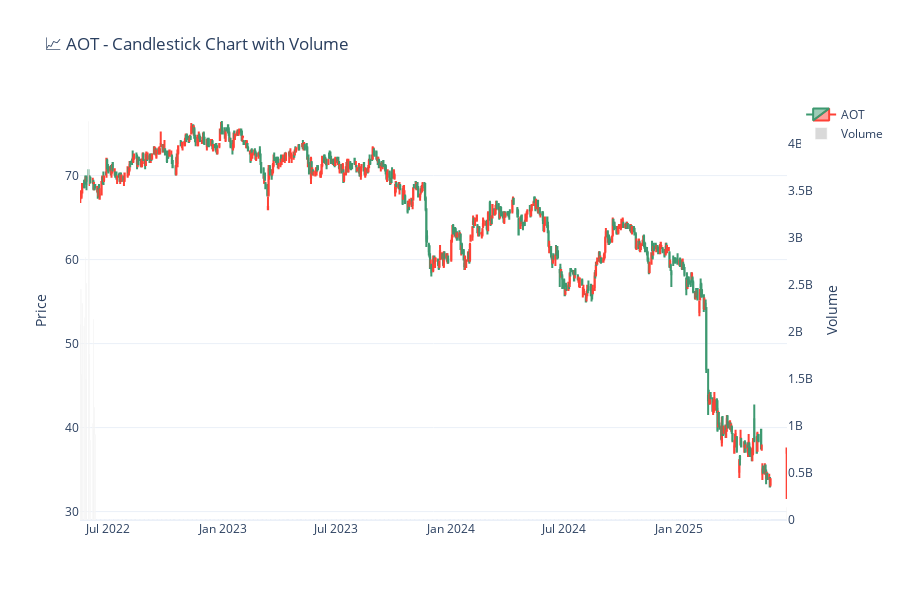

Source (notebook cell):
### Code cell
import plotly.graph_objects as go

# ✅ สร้างกราฟ Candlestick
fig = go.Figure()

# 🔹 แท่งเทียนราคา
fig.add_trace(go.Candlestick(
    x=df['time'],
    open=df['open_price'],
    high=df['high_price'],
    low=df['low_price'],
    close=df['close_price'],
    name=stock
))

# 🔹 Volume bar (แถบปริมาณการซื้อขาย)
fig.add_trace(go.Bar(
    x=df['time'],
    y=df['volume'],
    marker_color='rgba(128,128,128,0.3)',
    yaxis='y2',
    name='Volume'
))

# ✅ ปรับ layout ให้เหมือน TradingView
fig.update_layout(
    title=f'📈 {stock} - Candlestick Chart with Volume',
    xaxis_rangeslider_visible=False,
    yaxis=dict(title='Price'),
    yaxis2=dict(
        title='Volume',
        overlaying='y',
        side='right',
        showgrid=False
    ),
    height=600,
    template='plotly_white'
)

fig.show()

### Figure 1 — Plotly figure (JSON) as saved in the notebook; plotly's stock layout.template omitted (floating-point values rounded to 4 significant figures; data arrays with more than 128 entries replaced by an {"elided": "..."} marker saying what was removed)
{"data": [{"close": {"elided": "740 float values"}, "high": {"elided": "740 float values"}, "low": {"elided": "740 float values"}, "name": "AOT", "open": {"elided": "740 float values"}, "type": "candlestick", "x": {"elided": "740 str values"}}, {"marker": {"color": "rgba(128,128,128,0.3)"}, "name": "Volume", "type": "bar", "x": {"elided": "740 str values"}, "y": {"elided": "740 float values"}, "yaxis": "y2"}], "layout": {"height": 600, "title": {"text": "📈 AOT - Candlestick Chart with Volume"}, "xaxis": {"rangeslider": {"visible": false}}, "yaxis": {"title": {"text": "Price"}}, "yaxis2": {"overlaying": "y", "showgrid": false, "side": "right", "title": {"text": "Volume"}}}}
